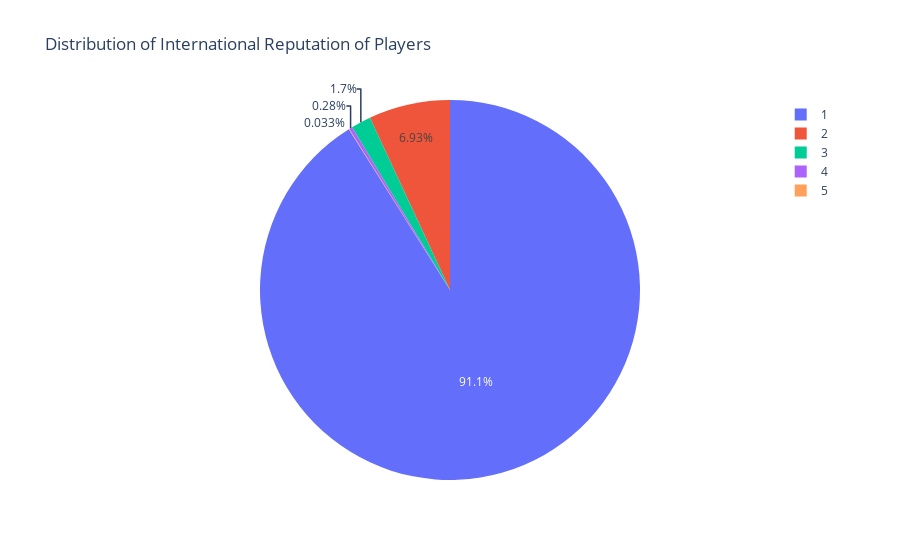

The notebook cell saved with this chart:
### Code cell
fig = px.pie(percentage_international_reputation_df,values='Total',names='International Reputation',
             title='Distribution of International Reputation of Players')
fig.show()

### Figure 1 — Plotly figure (JSON) as saved in the notebook; plotly's stock layout.template omitted (floating-point values rounded to 4 significant figures)
{"data": [{"domain": {"x": [0, 1], "y": [0, 1]}, "hovertemplate": "International Reputation=%{label}<br>Total=%{value}<extra></extra>", "labels": [1, 2, 3, 4, 5], "legendgroup": "", "name": "", "showlegend": true, "type": "pie", "values": [16580, 1261, 309, 51, 6]}], "layout": {"legend": {"tracegroupgap": 0}, "title": {"text": "Distribution of International Reputation of Players"}}}
